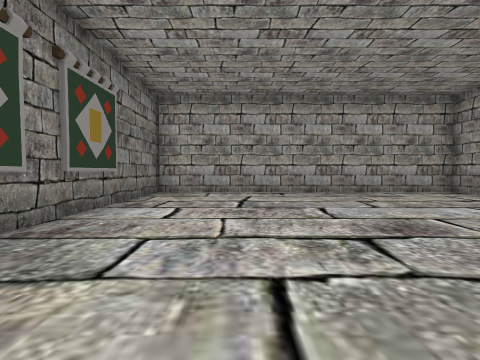
[1] (above)

20 first-person views from a walk through a Unity game level. The camera is 0.64 m above the floor, tilts 2° down and sees 85° across. The floor is counted in squares, 1 m on a side. Each view is taken from the middle of a square. On the plan, view 1 faces up. The plan holds only what a view shows up to about 9 squares ahead; the rest is blank. The place goes on beyond the plan. The player is left out. Some animated figures are not drawn. Some surface patterns are stand-ins.

[2]
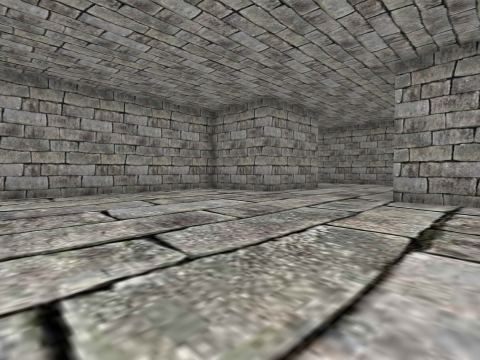

[3]
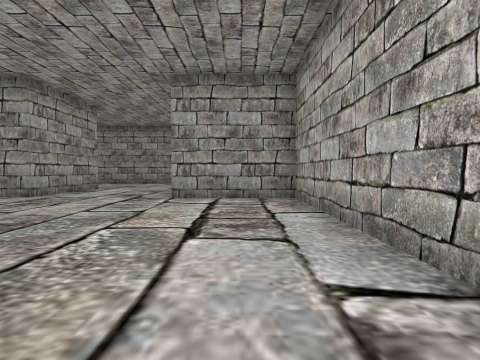

[4]
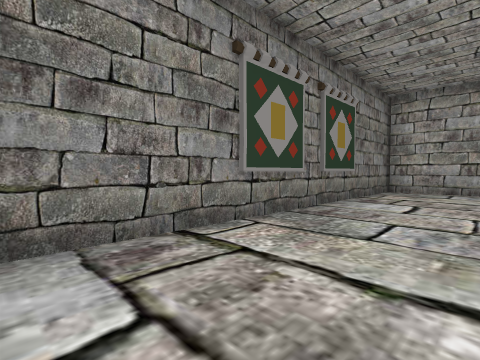

[5]
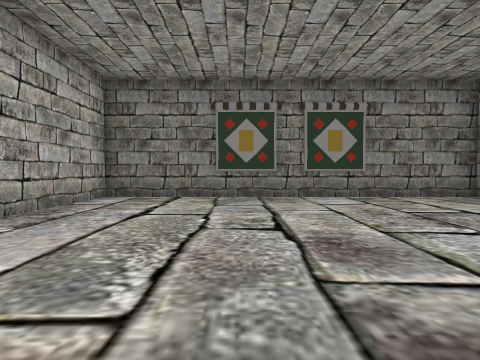

[6]
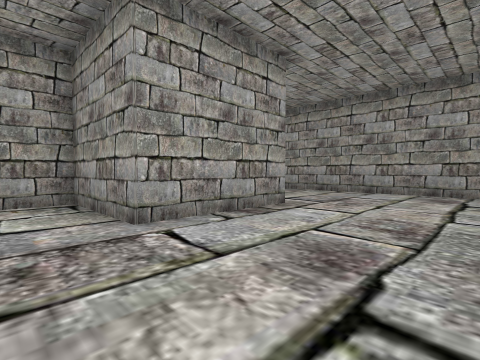

[7]
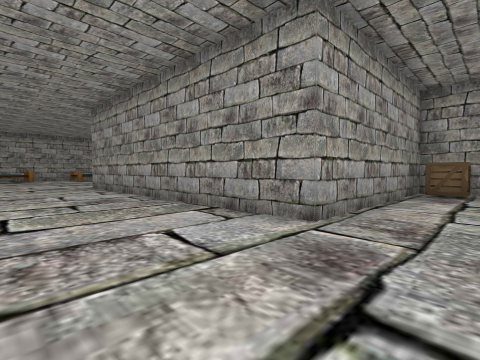

[8]
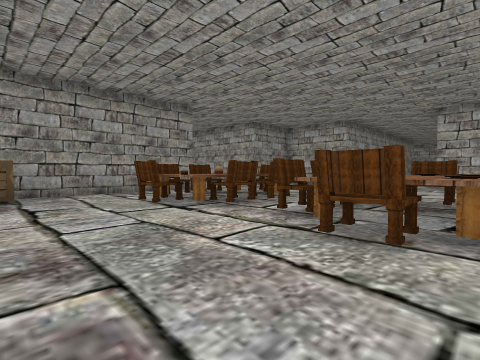

[9]
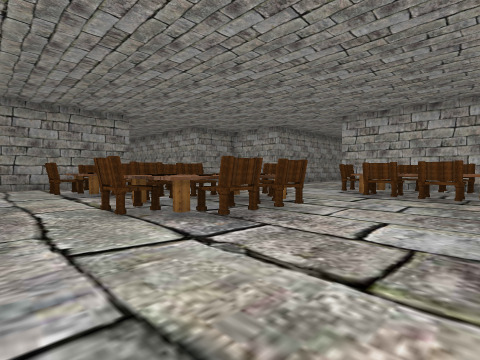

[10]
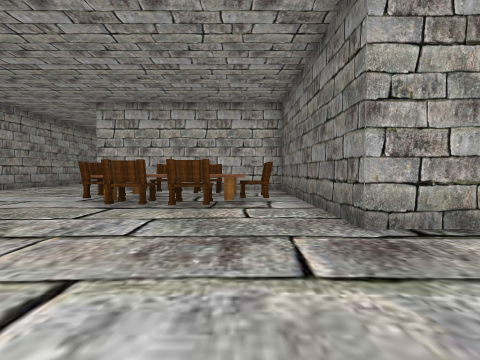

[11]
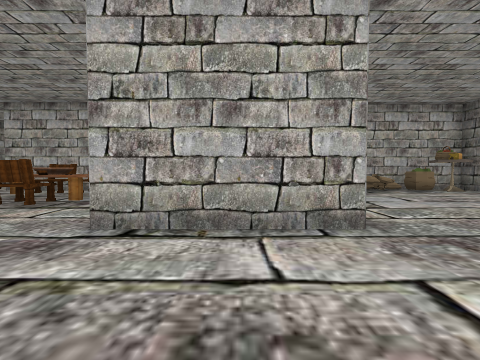

[12]
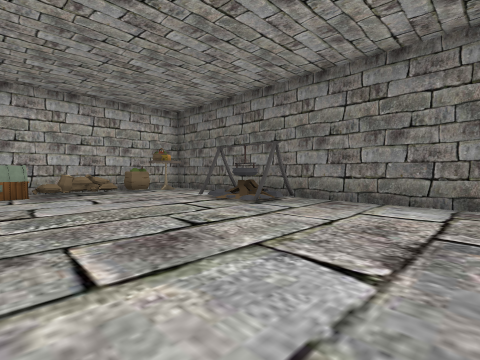

[13]
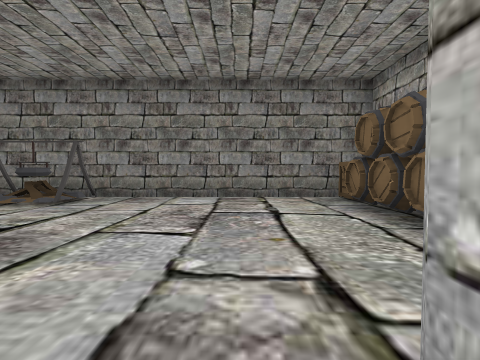

[14]
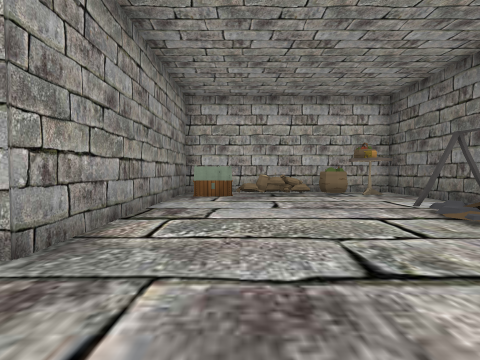

[15]
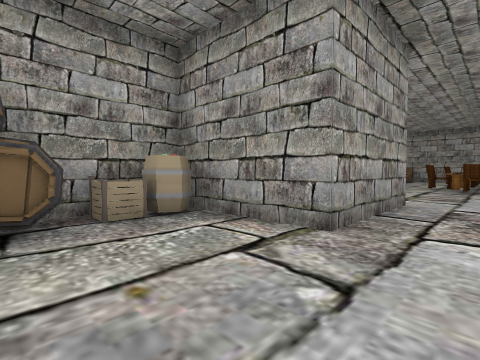

[16]
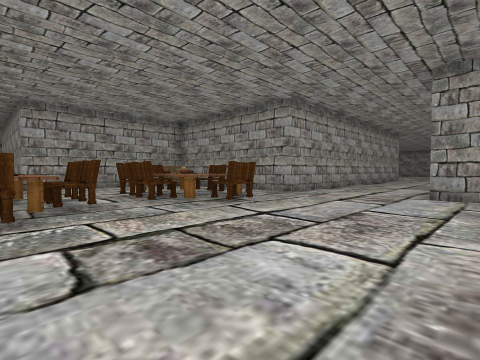

[17]
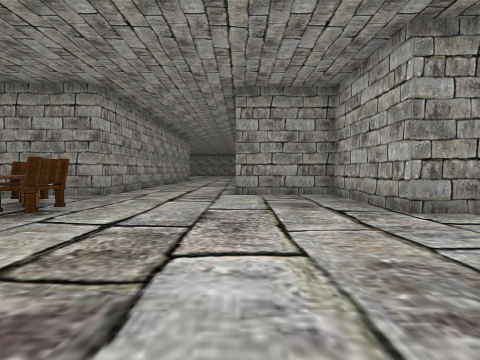

[18]
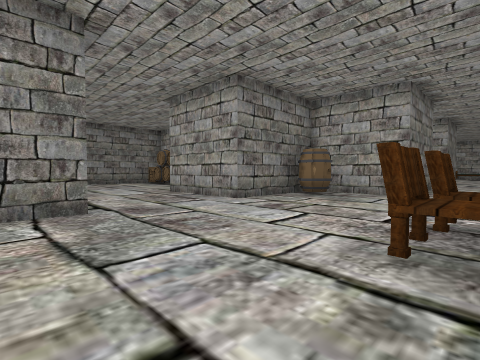

[19]
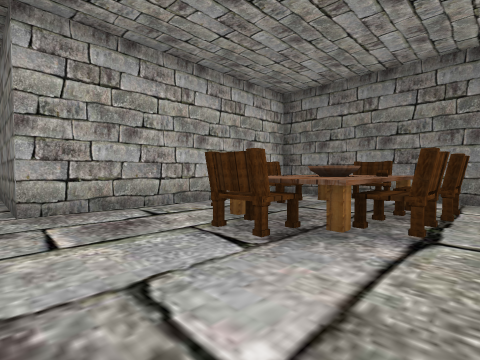

[20]
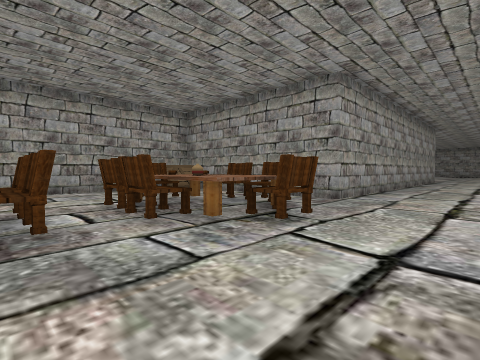

### Floor plan
Points are (right, up) in squares from view 1. A wall is a line through its corners. A room is listed if a view was taken in it or the views show most of it. See-through windows are left out.
Room 1 (views 1, 2, 3, 4, 5, 6, 12, 14, 15)
walls: (3.4, -1.3) (6.1, -1.3) (6.1, 1.6); (-2.4, -2.1) (-2.4, -13.8) (3.6, -13.8) (3.6, -7.9); (3.6, -4.7) (3.6, -1.8); (6.3, 5.1) (6.3, 7.8) (-2.4, 7.8) (-2.4, -1.3) (-0.4, -1.3)
ways out: opening at (4, -6) to room 2; opening at (6.3, 3) to room 2
objects: table (-2, -13); campfire (-2, -10) to (-1, -9); crate (-2, -3) to (-1, -2); banner (-2, 2); banner (-2, 4); basket (-1, -13) to (0, -13); barrel (0, -3) to (1, -2); sack (1, -13); crate (2, -2); barrel (3, -2)
Room 2 (views 7, 8, 9, 10, 11, 13, 16, 17, 18, 19, 20)
walls: (8.9, -1.4) (7.2, -1.4); (6.6, -3.5) (6.6, -4.7) (3.6, -4.7); (9.4, 1.5) (9.4, 0); (18.7, -7.4) (18.7, -1.4) (13, -1.4) (13, 6.9); (3.6, -7.9) (6.6, -7.9) (6.6, -13.5) (12.7, -13.5) (12.7, -14.5); (15.9, -14.5) (15.9, -13.5) (19, -13.5) (19, -10.9); (9.4, 5.1) (6.3, 5.1)
low walls: (7.9, -10) (8.6, -10)
ways out: opening at (4, -6) to room 1; opening at (6.3, 3) to room 1; opening at (11, 7.7); opening at (19, -9)
objects: barrel (7, -3) to (7, -2); chair (8, -11); chair (9, -12); bowl (9, -11); chair (9, -10); chair (10, -12); chair (10, -10); chair (11, -11) to (11, -10); chair (11, -7); chair (11, -6) to (11, -5); chair (12, -8); other object (12, -7); other object (12, -5); chair (12, -4); chair (13, -7); chair (13, -6) to (13, -5); chair (15, -7); chair (15, -6) to (15, -5); chair (16, -8); other object (16, -6); other object (16, -5); chair (16, -4); chair (17, -7); chair (17, -6) to (17, -5); crate (18, -2)

Positions as (right, up) in squares from view 1, and headings:
1: (0, 0), facing up
2: (0, 0), facing up-right
3: (0, 0), facing right
4: (0, -1), facing up-left
5: (4, 2), facing left
6: (5, 2), facing up-right
7: (10, -3), facing up-right
8: (11, -2), facing down-right
9: (8, -3), facing down-right
10: (8, -5), facing down
11: (5, -5), facing down
12: (3, -5), facing down-left
13: (4, -5), facing left
14: (2, -6), facing down
15: (1, -6), facing up-right
16: (12, -12), facing up-right
17: (12, -11), facing right
18: (11, -9), facing up-left
19: (13, -9), facing down-left
20: (13, -10), facing up-right
